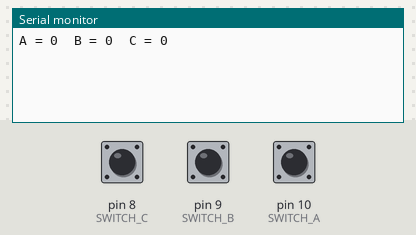
Simulated run of this sketch. Board: Arduino Uno, built with avr-gcc and run on an emulated ATmega328P. On the bench: the last lines printed to the serial monitor. Inputs (shaded band) come from the test bench; at power-on: pin 8 (SWITCH_C) LOW, pin 9 (SWITCH_B) LOW, pin 10 (SWITCH_A) LOW.

Above: at 1.2 s.
1.3 s: pin 8 (SWITCH_C) pulled HIGH for 0.15 s
At 2.4 s:
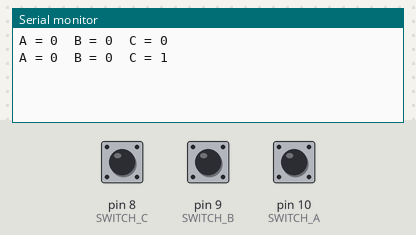
2.9 s: pin 9 (SWITCH_B) pulled HIGH for 0.15 s
At 3.6 s:
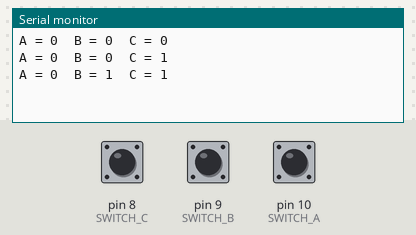
4.5 s: pin 10 (SWITCH_A) pulled HIGH for 0.15 s
At 4.8 s:
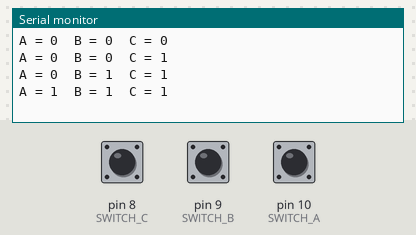
6.1 s: pin 8 (SWITCH_C) pulled HIGH for 1 s
At 7.2 s:
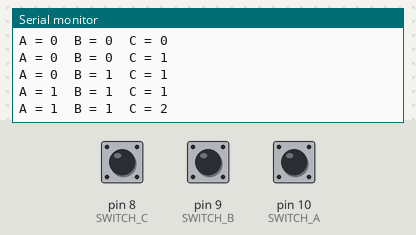
8.6 s: pin 9 (SWITCH_B) pulled HIGH for 1 s
At 9.1 s:
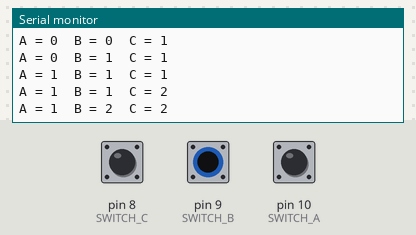
11.1 s: pin 10 (SWITCH_A) pulled HIGH for 1 s
At 12.2 s:
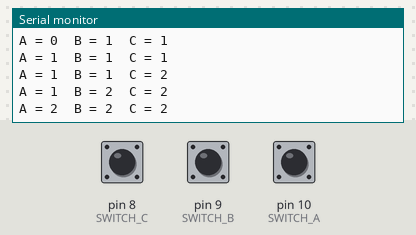
Timing chart, 0 to 14.1 s (numbered marks = the images above; inputs shaded):
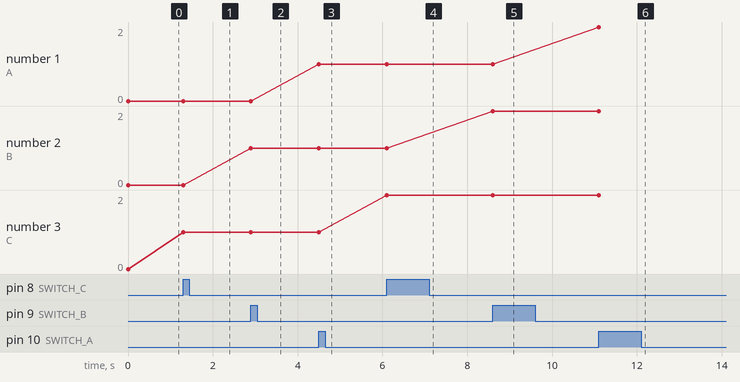

The sketch:

Pushbutton_Count.ino
```cpp
/* In this project, I will use Arduino needs to keep track of how many times each switch has been pressed.
 * There are 3 switches (A,B and C). When any of this switch was pressed, Arduino need to send out the information through the serial port.
 * Owner: Muhammad Izzat 1717987
 * Date: 4 November 2020
 */


//pin assignment declaration
#define SWITCH_A 10 //Assign switch A to digital pin 10
#define SWITCH_B 9  //Assign switch B to digital pin 9
#define SWITCH_C 8  //Assign switch C to digital pin 8

//global variable declaration
int A_COUNT = 0;
int B_COUNT = 0;
int C_COUNT = 0;

//function declaration
void disp(); //function to display output

void setup() {

  Serial.begin(9600);       //setting up Serial Baudrate at 9600

  pinMode(SWITCH_A, INPUT); //set switch A as input
  pinMode(SWITCH_B, INPUT); //set switch B as input
  pinMode(SWITCH_C, INPUT); //set switch C as input

  disp(); //Initially display the output before starting up.
}

void loop() {

  //Check for switch condition
  if (digitalRead(SWITCH_A) == HIGH)
  {
      A_COUNT++;   //count pressed switch
      disp();      //Call function display

      //To ensure that it will only count once before the switch released
      delay(200);
      while(true)
      {
        if(digitalRead(SWITCH_A) == LOW)
        break;
      }
  }

  else if (digitalRead(SWITCH_B) == HIGH)
  {
      B_COUNT++;   //count pressed switch
      disp();      //Call function display
      delay(200);

      //To ensure that it will only count once before the switch released
      while(true)
      {
        if(digitalRead(SWITCH_B) == LOW)
        break;
      }
  }

  else if (digitalRead(SWITCH_C) == HIGH)
  {
      C_COUNT++;   //count pressed switch
      disp();      //Call function display

      //To ensure that it will only count once before the switch released
      delay(200);
      while(true)
      {
        if(digitalRead(SWITCH_C) == LOW)
        break;
      }
  }

}

//This function is to display the count of each switch pressed
void disp() {
  Serial.print("A = ");
  Serial.print(A_COUNT);
  Serial.print("  B = ");
  Serial.print(B_COUNT);
  Serial.print("  C = ");
  Serial.println(C_COUNT);
}
```

Measured:
- after the input at 1.3 s, the serial monitor: prints a new line at once (image 1)
- after the input at 2.9 s, the serial monitor: prints a new line at once (image 2)
- after the input at 4.5 s, the serial monitor: prints a new line at once (image 3)
- after the input at 6.1 s, the serial monitor: prints a new line at once (image 4)
- after the input at 8.6 s, the serial monitor: prints a new line at once (image 5)
- after the input at 11.1 s, the serial monitor: prints a new line at once (image 6)
- plotted number 3: 0 → 1 after the input at 1.3 s, 1 → 2 after the input at 6.1 s
